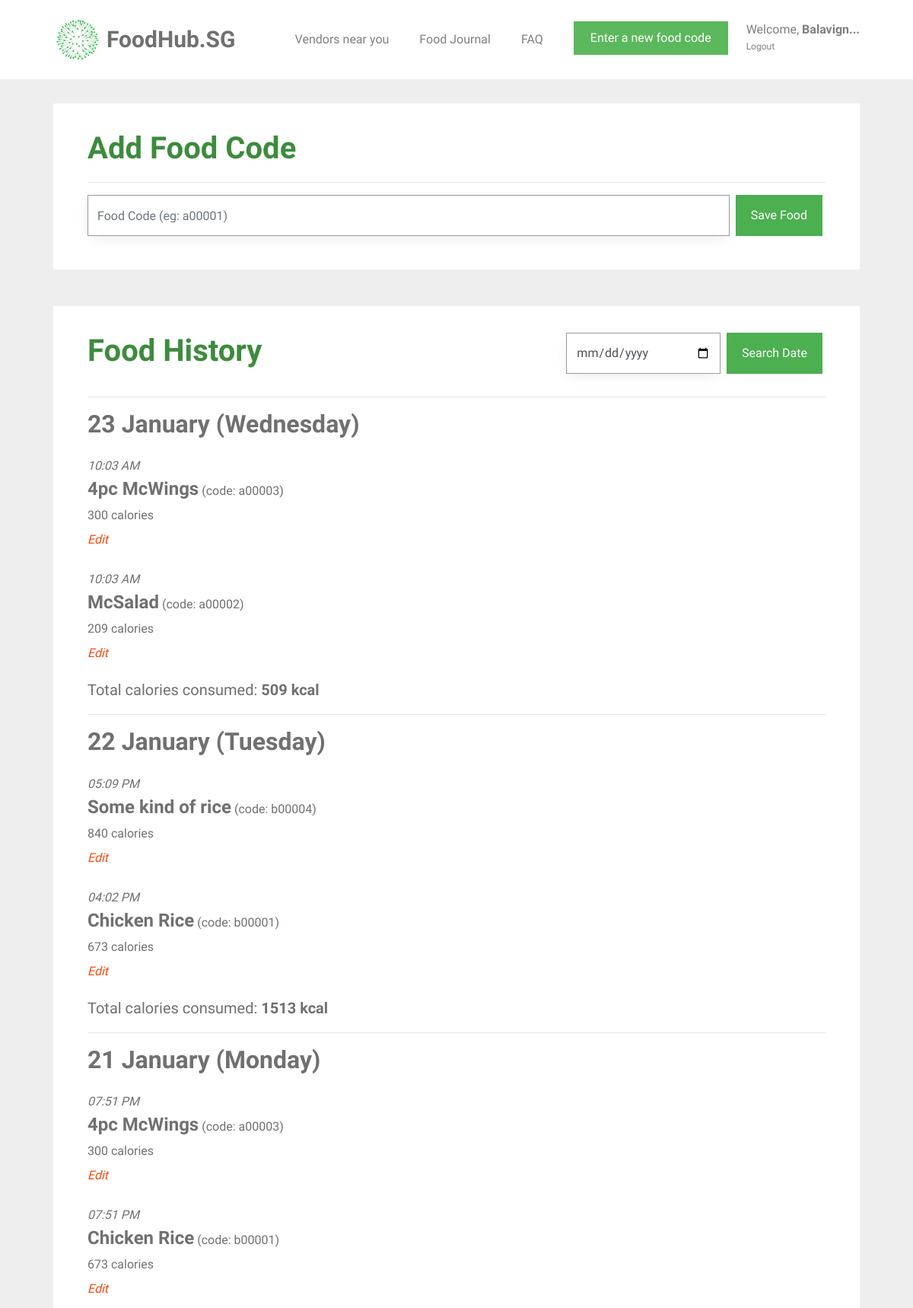
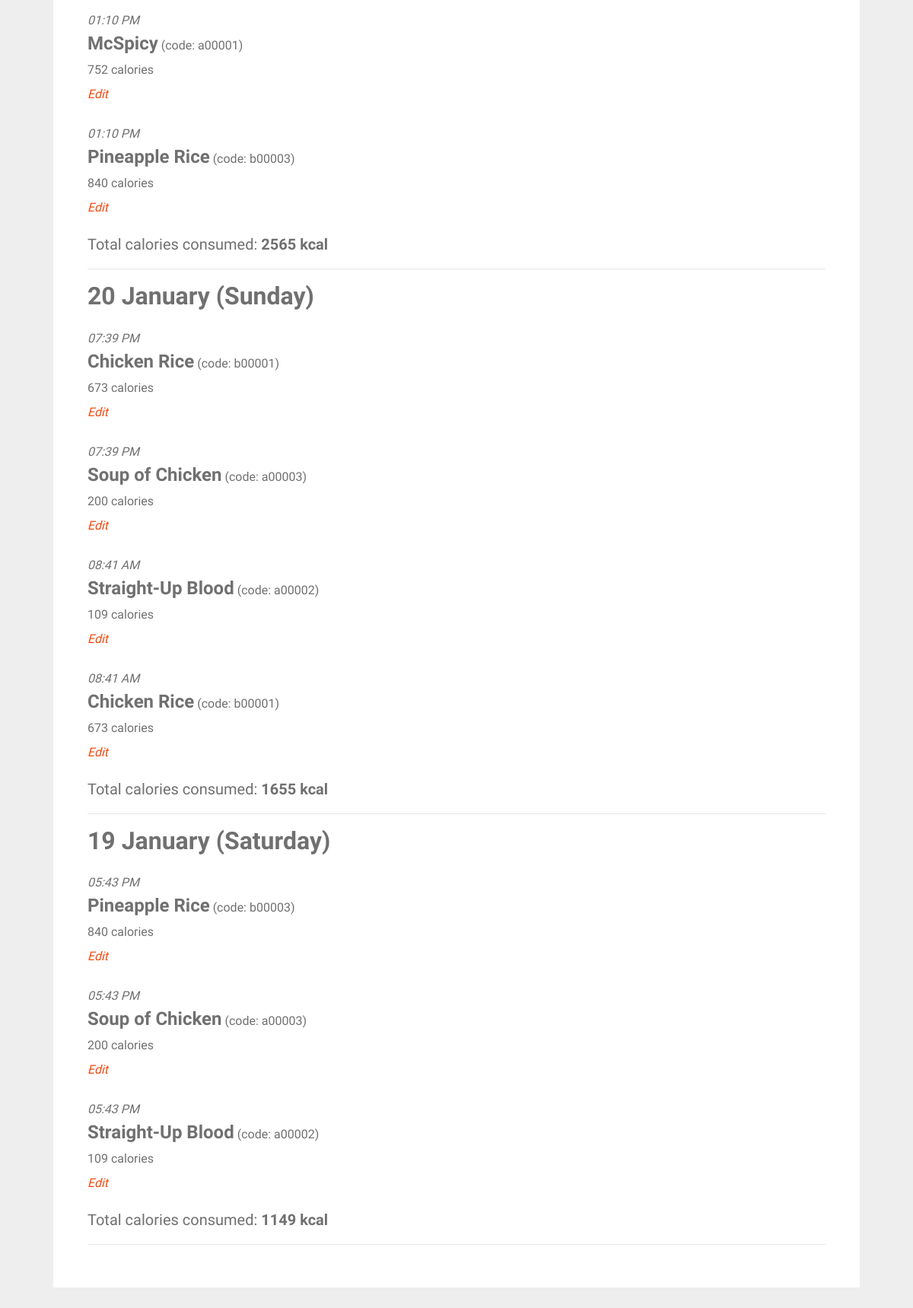
The app's page /food_journal (signed in) with its own data (2 pictures, top to bottom).
### tables this page shows
CREATE TABLE food_entry (
  id INTEGER PRIMARY KEY AUTOINCREMENT,
  creator_id INTEGER NOT NULL,
  created TIMESTAMP NOT NULL DEFAULT (datetime('now','localtime')),
  food_code VARCHAR(6) NOT NULL,
  food_name TEXT NOT NULL,
  calories INT NOT NULL,
  FOREIGN KEY (creator_id) REFERENCES user (id)
);

### foodhubsg/food.py (the view, shortened to what this page needs)
@bp.route('/food_journal', methods=('GET', 'POST'))
@login_required
def food_journal():
    db = get_db()
    food_items = db.execute(
        'SELECT f.id, creator_id, food_name, created, calories, food_code, email'
        ' FROM food_entry f JOIN user u ON f.creator_id = u.id'
        ' WHERE f.creator_id = ?'
        ' ORDER BY datetime(created) DESC',
        (g.user['id'],),
    ).fetchall()
    users = db.execute(
        'SELECT id, name, email, password, height, weight, location'
        ' FROM user'
        ' WHERE id = ?',
        (g.user['id'],),
    ).fetchall()
    user_info = ProcessUserInfo(food_items, users)
    info = user_info.get_info()
    return render_template('food/food_journal.html', food_items=info["food_items"],
                           food_dates=info["food_dates"], all_dates=info["all_dates"],
                           calories_list=info["calories_list"], name=info["name"],
                           weight=info["weight"], height=info["height"], bmi=info["bmi"],
                           user_average_calories=info["user_average_calories"],
                           number_of_days=info["number_of_days"], food_exists=info["food_exists"],
                           now=datetime.utcnow())

### foodhubsg/auth.py (called while the page is built)
def login_required(view):
    @functools.wraps(view)
    def wrapped_view(**kwargs):
        if g.user is None:
            return redirect(url_for('auth.login'))
        return view(**kwargs)
    return wrapped_view

@bp.before_app_request
def load_logged_in_user():
    user_id = session.get('user_id')
    if user_id is None:
        g.user = None
    else:
        g.user = get_db().execute(
            'SELECT * FROM user WHERE id = ?', (user_id,)
        ).fetchone()

### foodhubsg/classes.py (called while the page is built)
def remove_duplicates(values):
    output = []
    seen = set()
    for value in values:
        if value not in seen:
            output.append(value)
            seen.add(value)
    return output

    def get_area(self):
        return self.__area

### foodhubsg/db.py (called while the page is built)
def get_db():
    if 'db' not in g:
        g.db = sqlite3.connect(
            current_app.config['DATABASE'],
            detect_types=sqlite3.PARSE_DECLTYPES
        )
        g.db.row_factory = sqlite3.Row
    return g.db

### foodhubsg/templates/food/food_journal.html (shortened to what this page needs)
{% extends 'base.html' %}
{% block content %}
<div id="colorlib-container">
    <div class="container">
        <div class="box1">
        <div class="row row-pb-md">
            <div class="col-md-12">
                <form method="post">
                    <header id="summary-header">
                        <h1 class="font_color"><b>Add Food Code</b></h1>
                        <hr>
                    </header>
                    <div class="input-group">
                        <input name="code" id="code" class="form-control" value="{{ request.form['code'] }}" placeholder="Food Code (eg: a00001)" required>
                        <span class="input-group-btn">
                            <input type="submit" name="action" value="Save Food" class="btn btn-primary" style="background-color: #4CAF50; height: 54px; margin-left: 0.5em;">
                        </span>
                    </div>
                </form>
            </div>
        </div>
        </div>
        <div class="box1">
        <div class="row row-pb-md">
            <div class="col-md-12">
                <form method="post">
                    <header id="summary-header">
                        <div class="input-group">
                            <h1 class="font_color"><b>Food History</b></h1>
                            <input type="date" name="search-date" id="search-date" class="form-control" style="margin-left: 25em;" min="2005-01-01" max="2030-12-31" required>
                            <span class="input-group-btn">
                                <input type="submit" name="action" value="Search Date" class="btn btn-primary" style="background-color: #4CAF50; height: 54px; margin-left: 0.5em;">
                            </span>
                        </div>
                        <hr>
                    </header>
                </form>
                {% if food_exists == 0 %}
                    <article class="food-journal">
                        <header>
                            <div class="food-subsection">
                                <h4><b>No food added to list</b></h4>
                            </div>
                        </header>
                    </article>
                {% else %}
                    <div id="accordion">
                    {% for date in food_dates %}
                        {% set example_food = date[0] %}
                        {% if now.strftime('%Y') == example_food['created'].strftime('%Y') %}
                            {% set example_date = example_food['created'].strftime('%d %B (%A)') %}
                        {% else %}
                            {% set example_date = example_food['created'].strftime('%d %B %Y (%A)') %}
                        {% endif %}
                        <h2> <b>{{ example_date }}</b> </h2>
                        {% for food in date %}
                            <article class="food-journal">
                                <header>
                                    <div class="food-subsection">
                                        <div id="time-created"> <i>{{ food['created'].strftime('%I:%M %p') }}</i> </div>
                                        <h4 style="margin-bottom: 0; display: inline"><b>{{ food['food_name'] }}</b></h4>
                                        <p style="display: inline">(code: {{ food['food_code'] }})</p>
                                        <p>
                                        {{ food['calories'] }} calories <br>
                                        <a class="action" href="{{ url_for('food.edit_food', id = food['id']) }}"><i>Edit</i></a>
                                        </p>
                                    </div>
                                </header>
                            </article>
                        {% endfor %}
                        <h5>Total calories consumed: <b> {{ calories_list[loop.index - 1] }} kcal </b> </h5>
                        <hr>
                    {% endfor %}
                {% endif %}
            </div>
            </div>
        </div>
        </div>
    </div>
{% endblock %}

### foodhubsg/static/css/style.css (style rules this page uses)
.font_color { color: #3d8b3d; }
a { color: #F6490D; -webkit-transition: 0.5s; -o-transition: 0.5s; transition: 0.5s; }
p { margin-bottom: 20px; }
h1, h2, h3, h4, h5, h6, figure { color: #707070; font-weight: 400; margin: 0 0 20px 0; }
#colorlib-container, #colorlib-instagram, #colorlib-about, #colorlib-contact, #colorlib-footer { padding: 2em 0; clear: both; }
.form-control { -webkit-box-shadow: none; -moz-box-shadow: none; -ms-box-shadow: none; -o-box-shadow: none; box-shadow: none; border: none; font-size: 16px !important; font-weight: 300; -webkit-border-radius: 0px; -moz-border-radius: 0px; -ms-border-radius: 0px; border-radius: 0px; }
.btn { margin-right: 4px; margin-bottom: 4px; font-size: 16px; font-weight: 400; -webkit-border-radius: 30px; -moz-border-radius: 30px; -ms-border-radius: 30px; border-radius: 30px; -webkit-transition: 0.5s; -o-transition: 0.5s; transition: 0.5s; padding: 8px 20px; }
.btn-primary { background: #F6490D; color: #fff; }
.form-control { -webkit-box-shadow: none; box-shadow: none; background: transparent; border: 1px solid rgba(0, 0, 0, 0.1); height: 54px; font-size: 18px; font-weight: 300; }
.row-pb-md { padding: 2em !important; }
.btn-primary { border-radius: 0; border-width: 0; }
.btn { border-radius: 0; }
.food-subsection { margin: 0.7em 0 1.0em 0; }
.form-control { border-width: 0.2px; border-color: #999999; box-shadow: 0 5px 20px -5px rgba(0,0,0,0.1); }
.box1 { background: #ffffff; padding: 0.5em; margin-bottom: 3em; transition: box-shadow 0.5s; }
.row.row-pb-md { margin: -5px -10px 0 -10px; }
.container { padding-right: 2.5em; padding-left: 2.5em; }
#search-date { width: 10em; }

### records on screen
food_entry: example_date "23 January (Wednesday)", created "10:03 AM", food_name "4pc McWings", food_code "a00003", calories "300", calories_list "509"
food_entry: created "10:03 AM", food_name "McSalad", food_code "a00002", calories "209"
food_entry: example_date "22 January (Tuesday)", created "05:09 PM", food_name "Some kind of rice", food_code "b00004", calories "840", calories_list "1513"
food_entry: created "04:02 PM", food_name "Chicken Rice", food_code "b00001", calories "673"
food_entry: example_date "21 January (Monday)", created "07:51 PM", food_name "4pc McWings", food_code "a00003", calories "300", calories_list "2565"
food_entry: created "07:51 PM", food_name "Chicken Rice", food_code "b00001", calories "673"
food_entry: created "01:10 PM", food_name "McSpicy", food_code "a00001", calories "752"
food_entry: created "01:10 PM", food_name "Pineapple Rice", food_code "b00003", calories "840"
food_entry: example_date "20 January (Sunday)", created "07:39 PM", food_name "Chicken Rice", food_code "b00001", calories "673", calories_list "1655"
food_entry: created "07:39 PM", food_name "Soup of Chicken", food_code "a00003", calories "200"
food_entry: created "08:41 AM", food_name "Straight-Up Blood", food_code "a00002", calories "109"
food_entry: created "08:41 AM", food_name "Chicken Rice", food_code "b00001", calories "673"
food_entry: example_date "19 January (Saturday)", created "05:43 PM", food_name "Pineapple Rice", food_code "b00003", calories "840", calories_list "1149"
food_entry: created "05:43 PM", food_name "Soup of Chicken", food_code "a00003", calories "200"
food_entry: created "05:43 PM", food_name "Straight-Up Blood", food_code "a00002", calories "109"
